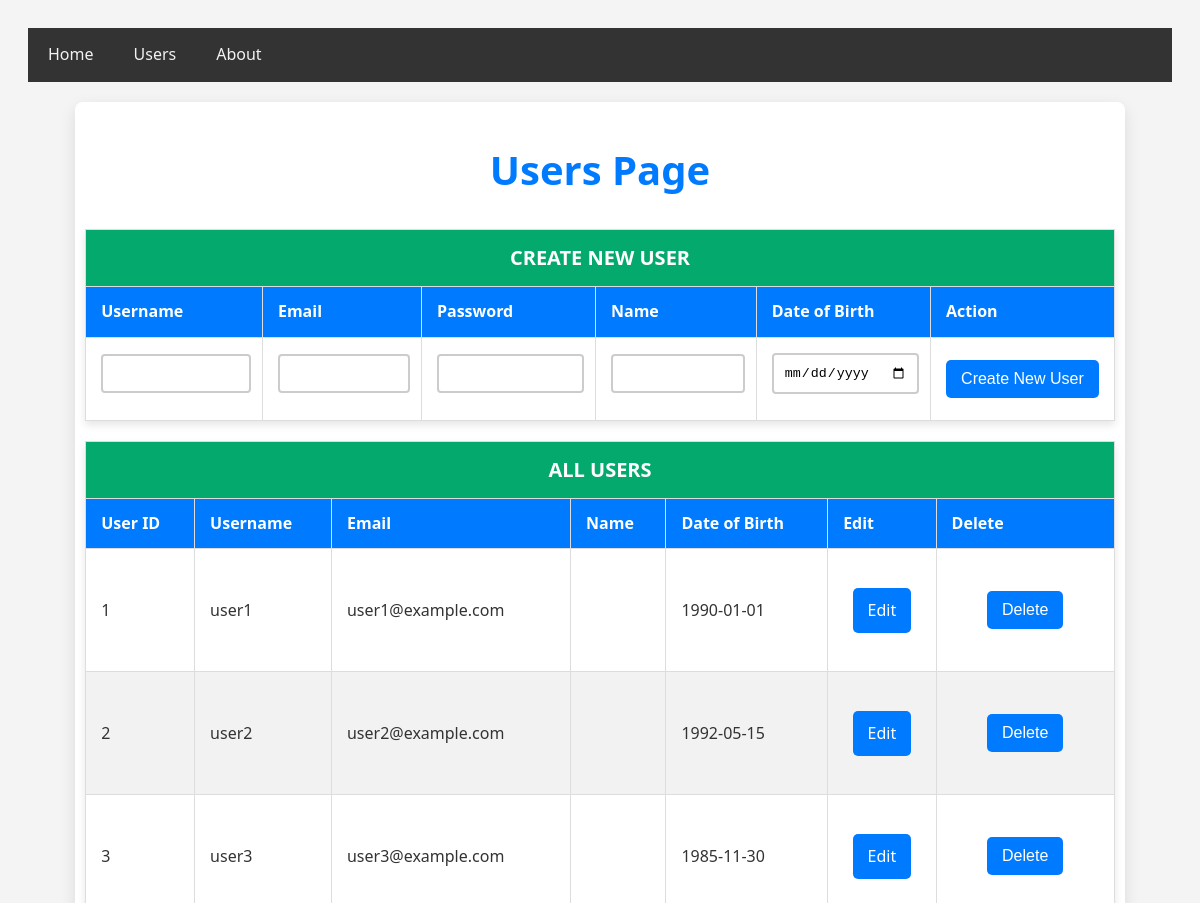
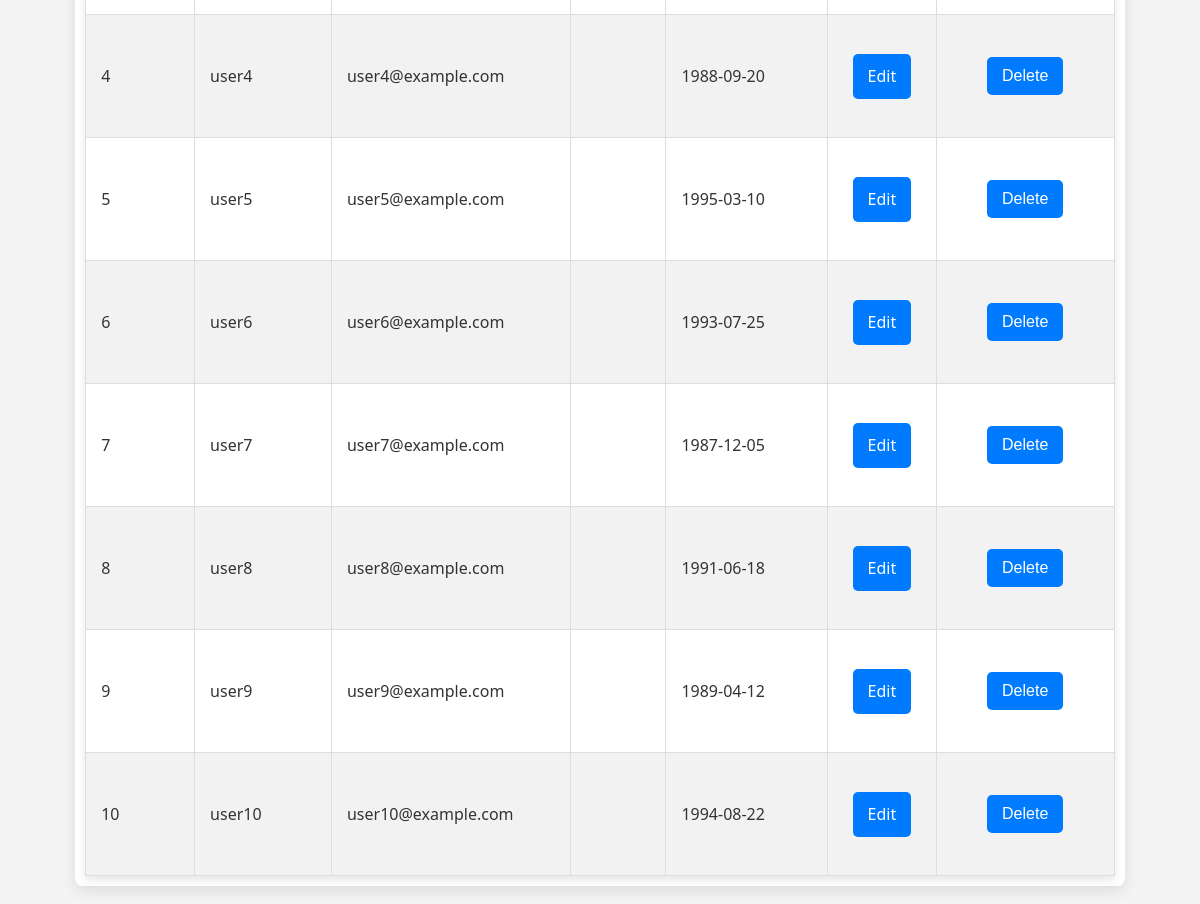
Screenshot of /custom-php-mvc-framework/users with the database file from the repository (2 pictures, top to bottom).
### tables this page shows
CREATE TABLE users (
    id INT AUTO_INCREMENT PRIMARY KEY,
    username VARCHAR(50) NOT NULL,
    email VARCHAR(100) NOT NULL,
    password VARCHAR(255) NOT NULL,
    first_name VARCHAR(50) NOT NULL,
    last_name VARCHAR(50) NOT NULL,
    date_of_birth DATE NOT NULL
);

### app/controllers/UsersController.php (called while the page is built, shortened)
<?php
class UsersController
{
    private $userDAO;
    private $usersView;
    private $errorView;
    public function __construct()
    {
        $this->database = new Database();
        $this->userDAO = new UserDAO($this->database);
        $this->usersView = new UsersView();
        $this->errorView = new ErrorView();
    }
    public function index()
    {
        $this->getAllUsers();
    }
    public function getAllUsers()
    {
        try {
            $allUsers = $this->userDAO->fetchAllUsers();
            $this->usersView->showAllUsers($allUsers);
        } catch (Exception $e) {
            $this->errorView->displayError($e->getMessage(), 500);
        }
    }
}
?>

### app/models/Router.php (called while the page is built, shortened)
<?php
class Router {
    protected $routes = [
        'GET' => [],
        'POST' => []
    ];
    public function get($uri, $controller) {
        $this->routes['GET'][$uri] = $controller;
    }
    public function post($uri, $controller) {
        $this->routes['POST'][$uri] = $controller;
    }
    public function direct($uri, $requestType) {
        return $this->callAction(
            ...explode('@', $this->routes[$requestType][$uri])
        );
    }
    protected function callAction($controller, $action, $vars = []) {
        $controller = new $controller;
        return $controller->$action($vars);
    }
}

### app/core/App.php (called while the page is built, shortened)
<?php
class App
{
    protected $router;
    protected function initialize()
    {
        $this->router = Router::load(__DIR__ . '/../config/routes.php');
    }
    public function run()
    {
        $uri = $this->getRequestUri();
        $requestType = $this->getRequestType();
        try {
            $this->router->direct($uri, $requestType);
        } catch (Exception $e) {
            $errorView = new ErrorView();
            $errorView->displayError($e->getMessage(), 404);
            exit();
        }
    }
    private function getRequestUri()
    {
        $uri = trim(parse_url($_SERVER['REQUEST_URI'], PHP_URL_PATH), '/');
        $base_path = BaseURL;
        return preg_replace("#^$base_path/?#", '', $uri);
    }
    private function getRequestType()
    {
        return $_SERVER['REQUEST_METHOD'];
    }
}
?>

### public/index.php (called while the page is built, shortened)
<?php
include __DIR__ . '/../app/config/autoloader.php';
$app = new Core\App();
$app->run();

### app/models/User.php (called while the page is built, shortened)
<?php
class User
{
    private $userId;
    private $username;
    private $email;
    private $dateOfBirth;
    public function __construct($username, $email, $password, $name, $dateOfBirth = null)
    {
        $this->username = $username;
        $this->email = $email;
        $this->dateOfBirth = $dateOfBirth;
    }
    public function getUserId()
    {
        return $this->userId;
    }
    public function getUsername()
    {
        return $this->username;
    }
    public function getEmail()
    {
        return $this->email;
    }
    public function getDateOfBirth()
    {
        return $this->dateOfBirth;
    }
    public function setUserId($userId)
    {
        $this->userId = $userId;
    }
}

### app/models/UserDAO.php (called while the page is built, shortened)
<?php
class UserDAO
{
    private $pdo;
    public function __construct(Database $database)
    {
        $this->pdo = $database->connect();
    }
    public function fetchAllUsers()
    {
        $query = "SELECT * FROM users";
        try {
            $stmt = $this->pdo->prepare($query);
            $stmt->execute();
            $users = [];
            while ($row = $stmt->fetch()) {
                $user = new User(
                    $row['username'],
                    $row['email'],
                    $row['password'],
                    $row['name'],
                    $row['date_of_birth']
                );
                $user->setUserId($row['id']);
                $users[] = $user;
            }
            return $users;
        } catch (PDOException $e) {
            error_log("Failed to fetch all users: " . $e->getMessage());
            throw new Exception("Database issue: Failed to fetch all Users.");
        }
    }
}

### app/models/Database.php (called while the page is built, shortened)
<?php
class Database
{
    private $dbHost;
    private $dbName;
    private $dbUser;
    private $dbPass;
    public function __construct()
    {
        $this->dbConfig = new Config();
        $this->dbHost = $this->dbConfig->dbHost;
        $this->dbName = $this->dbConfig->dbName;
        $this->dbUser = $this->dbConfig->dbUser;
        $this->dbPass = $this->dbConfig->dbPass;
    }
    public function connect()
    {
        try {
            $pdo = new PDO("mysql:host=" . $this->dbHost . ";dbname=" . $this->dbName, $this->dbUser, $this->dbPass);
            $pdo->setAttribute(PDO::ATTR_ERRMODE, PDO::ERRMODE_EXCEPTION);
            $pdo->setAttribute(PDO::ATTR_DEFAULT_FETCH_MODE, PDO::FETCH_ASSOC);
            return $pdo;
        } catch (PDOException $e) {
            error_log("Connection failed: " . $e->getMessage());
            throw new Exception("Unable to connect to the database. Please try again later.");
        }
    }
}
?>

### app/config/autoloader.php (called while the page is built, shortened)
<?php
function myAutoloader($className)
{
    $path = str_replace('\\', '/', $className);
    $baseDir = __DIR__ . '/../';
    $extension = ".php";
    $fullPath = $baseDir . $path . $extension;
    if (!file_exists($fullPath)) {
        return false;
    }
    return true;
}

### app/views/UsersView.php (the view, shortened to what this page needs)
<?php
class UsersView
{
    public function showAllUsers($allUsers)
    {
        require('partials/header.php');
?>
        <h1>Users Page</h1>
        <?php $this->showCreateUserForm(); ?>
        <table class="table-bordered">
            <thead>
                <tr>
                    <th colspan="7" class="table-header">ALL USERS</th>
                </tr>
                <tr>
                    <th>User ID</th>
                    <th>Username</th>
                    <th>Email</th>
                    <th>Name</th>
                    <th>Date of Birth</th>
                    <th>Edit</th>
                    <th>Delete</th>
                </tr>
            </thead>
            <tbody>
                <?php foreach ($allUsers as $user) : ?>
                    <tr>
                        <td><?php echo htmlspecialchars($user->getUserId()); ?></td>
                        <td><?php echo htmlspecialchars($user->getUsername()); ?></td>
                        <td><?php echo htmlspecialchars($user->getEmail()); ?></td>
                        <td><?php echo htmlspecialchars($user->getName()); ?></td>
                        <td><?php echo htmlspecialchars($user->getDateOfBirth()); ?></td>
                        <td><a href="users/edit/<?php echo htmlspecialchars($user->getUserId()); ?>" class="button">Edit</a></td>
                        <td>
                            <form action="users/delete/<?php echo $user->getUserId(); ?>" method="POST">
                                <input type="submit" value="Delete" class="button" onclick="return confirm('Are you sure?');">
                            </form>
                        </td>
                    </tr>
                <?php endforeach; ?>
            </tbody>
        </table>
    <?php
        require('partials/footer.php');
    }
    ?>
    <?php
    public function showCreateUserForm()
    {
    ?>
        <table class="table-bordered">
            <thead>
                <tr>
                    <th colspan="6" class="table-header">CREATE NEW USER</th>
                </tr>
                <tr>
                    <th>Username</th>
                    <th>Email</th>
                    <th>Password</th>
                    <th>Name</th>
                    <th>Date of Birth</th>
                    <th>Action</th>
                </tr>
            </thead>
            <tbody>
                <tr>
                    <form action="/<?=BaseURL?>/users/create/" method="post">
                        <td><input type="text" id="username" name="username" required></td>
                        <td><input type="email" id="email" name="email" required></td>
                        <td><input type="password" id="password" name="password" required></td>
                        <td><input type="text" id="name" name="name" required></td>
                        <td><input type="date" id="dateOfBirth" name="dateOfBirth"></td>
                        <td><input type="submit" value="Create New User" class="button"></td>
                    </form>
                </tr>
            </tbody>
        </table>
<?php
    }
}

### app/views/partials/header.php (shortened to what this page needs)
<!DOCTYPE html>
<html lang="en">
<head>
    <link rel="stylesheet" href="/<?=BaseURL?>/public/css/styles.css">
</head>
<body>
    <?php require('nav.php'); ?>
    <div class="container">

### app/views/partials/nav.php
<div class="navbar">
    <a href="/<?=BaseURL?>/">Home</a>
    <a href="/<?=BaseURL?>/users">Users</a>
    <a href="/<?=BaseURL?>/about">About</a>
</div>

### app/views/partials/footer.php
</div>
</body>
</html>

### public/css/styles.css (style rules this page uses)
body { font-family: 'Segoe UI', Tahoma, Geneva, Verdana, sans-serif; background-color: #f4f4f4; color: #333; line-height: 1.6; padding: 20px; }
.container { max-width: 90%; margin: 20px auto; background: #fff; padding: 10px; border-radius: 8px; box-shadow: 0 5px 15px rgba(0, 0, 0, 0.1); }
table { width: 100%; border: 1px solid black; border-collapse: collapse; margin-top: 20px; box-shadow: 0 4px 8px rgba(0, 0, 0, 0.1); }
th, td { border: 1px solid #ddd; padding: 12px 15px; text-align: left; }
th { background-color: #007bff; color: #fff; }
tr:nth-child(even) { background-color: #f2f2f2; }
.table-header { background-color: #04AA6D; text-align: center; font-size: 20px; }
h1 { font-size: 40px; text-align: center; color: #007bff; }
.navbar { overflow: hidden; background-color: #333; }
.navbar a { float: left; display: block; color: #f2f2f2; text-align: center; padding: 14px 20px; text-decoration: none; }
.button, button, .button-like { background-color: #007bff; color: white; padding: 10px 15px; text-align: center; text-decoration: none; display: block; font-size: 16px; margin: 10px auto; cursor: pointer; border: none; border-radius: 5px; transition: background-color 0.3s; width: fit-content; }
form { background-color: transparent; padding: 20px; border-radius: 5px; box-shadow: none; }
input[type="text"], input[type="email"], input[type="password"], input[type="date"] { width: calc(100% - 20px); padding: 10px; margin-bottom: 10px; border: 2px solid #ccc; border-radius: 4px; }

### rows the page displays
users: id "1", username "user1", email "user1@example.com", date_of_birth "1990-01-01"
users: id "2", username "user2", email "user2@example.com", date_of_birth "1992-05-15"
users: id "3", username "user3", email "user3@example.com", date_of_birth "1985-11-30"
users: id "4", username "user4", email "user4@example.com", date_of_birth "1988-09-20"
users: id "5", username "user5", email "user5@example.com", date_of_birth "1995-03-10"
users: id "6", username "user6", email "user6@example.com", date_of_birth "1993-07-25"
users: id "7", username "user7", email "user7@example.com", date_of_birth "1987-12-05"
users: id "8", username "user8", email "user8@example.com", date_of_birth "1991-06-18"
users: id "9", username "user9", email "user9@example.com", date_of_birth "1989-04-12"
users: id "10", username "user10", email "user10@example.com", date_of_birth "1994-08-22"
